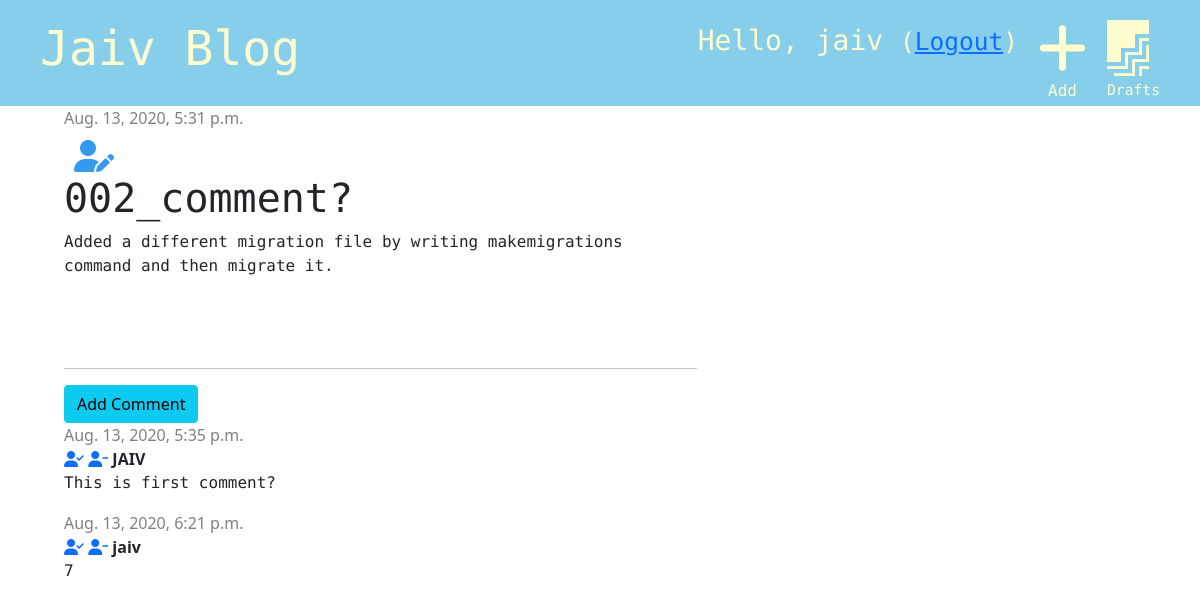
The page /post/9 (signed in) on the database as committed earlier.
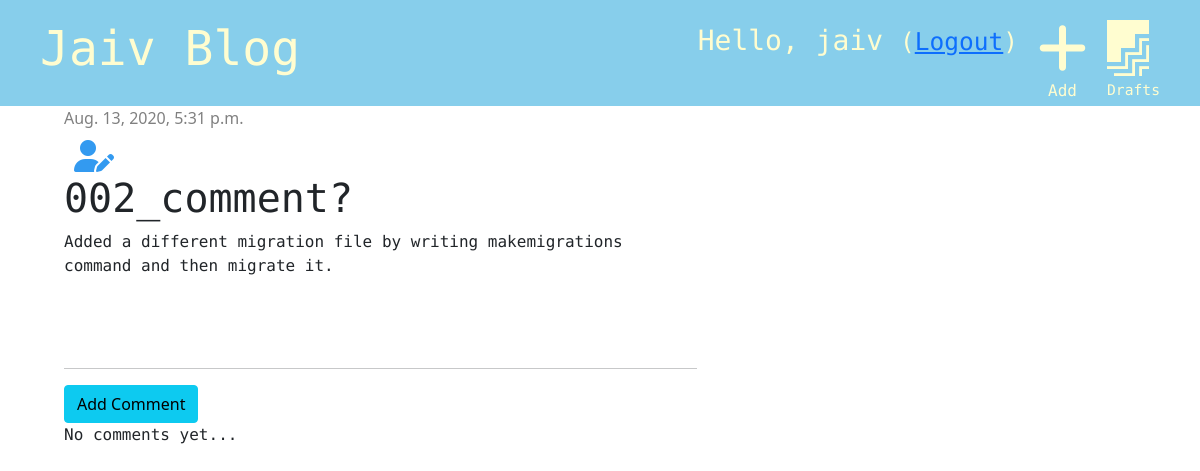
The same page on the database as committed later.
### blog/models.py (models this page shows, shortened)
class Comment(models.Model):
    post = models.ForeignKey('blog.Post', on_delete=models.CASCADE, related_name='comments')
    author = models.CharField(max_length=200)
    text = models.TextField()
    created_date = models.DateTimeField(default=timezone.now)
    approved = models.BooleanField(default=False)

### blog/views.py (the view)
# urls.py: path('post/<int:pk>', views.post_detail, name='post_detail'),
def post_detail(request, pk):
    post = get_object_or_404(Post, pk=pk)
    stuff_for_frontend = {'post': post}
    return render(request, 'blog/post_detail.html', stuff_for_frontend)

### blog/templates/blog/post_detail.html (shortened to what this page needs)
{% extends 'blog/base.html'%}
    {% block content %}
        <div class="post">
            {% if post.published_date %}
            <div class="date">
                {{ post.published_date }}
            </div>
            {% else %}
                <a href="{% url 'post_publish' pk=post.pk %}" class="btn btn-primary">Publish</a>
            {% endif %}
            {% if user.is_authenticated %}
                <a href="{% url 'post_edit' pk=post.pk %}"><i class="fas fa-user-edit fa-2x" style="color: #339af0; padding-top: 10px; padding-left: 10px"></i></a>
            {% endif %}
            <h1>{{ post.title }}</h1>
            <p> {{ post.text|linebreaksbr}}</p>
        </div>
        <hr>
        <a href="{% url 'add_comment_to_post' pk=post.pk %}" class="btn btn-info">Add Comment</a>
        {% for comment in post.comments.all %}
            {% if user.is_authenticated  or comment.approved %}
            <div class="comment">
                <div class="date">
                    {{ comment.created_date }}
                </div>
                {% if not comment.approved and user.is_superuser %}
                <a href="{% url 'comment_approve' pk=comment.pk %}"><i class="fas fa-user-check"></i></a>
                <a href="{% url 'comment_remove' pk=comment.pk %}"><i class="fas fa-user-minus"></i></a>
                {% endif %}
                <strong>{{ comment.author }}</strong>
                    <p>{{ comment.text }}</p>
            {% endif %}
        {% empty %}
            <p>No comments yet...</p>
        </div>
        {% endfor %}
{% endblock %}

Rows that differ between the two databases and show on the page:
removed Comment: created_date "Aug. 13, 2020, 5:35 p.m.", approved False (drawn), author "JAIV", text "This is first comment?"
removed Comment: created_date "Aug. 13, 2020, 6:21 p.m.", approved False (drawn), author "jaiv", text "7"
Other text that changed with them:
text now shown: "No comments yet..."
